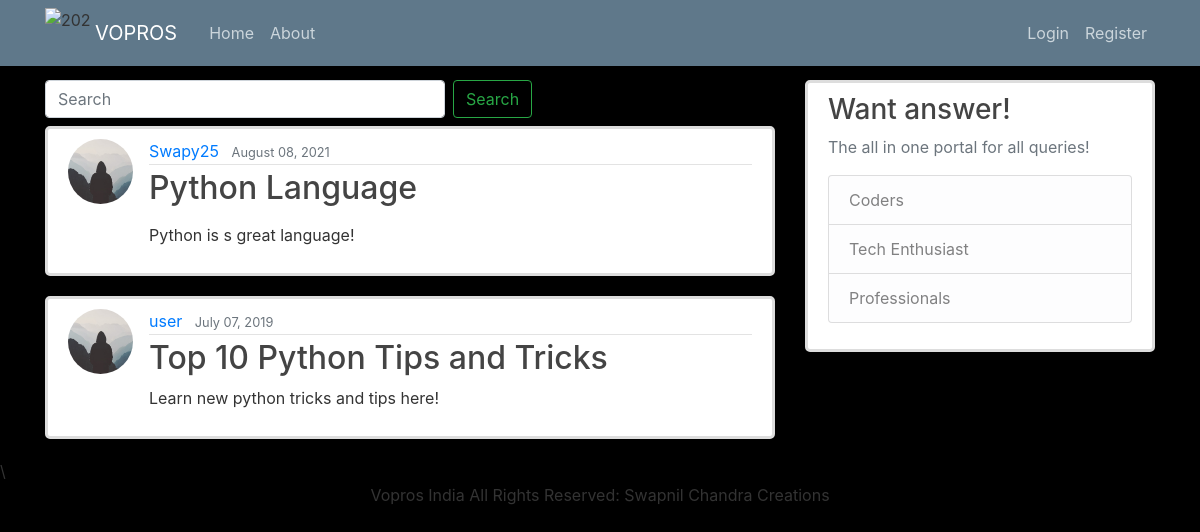
The page / on the database its author committed.
### blog/models.py (models this page shows, shortened)
class Post(models.Model):
    author = models.ForeignKey(
        settings.AUTH_USER_MODEL, on_delete=models.CASCADE)
    title = models.CharField(max_length=100)
    content = models.TextField()
    liked = models.ManyToManyField(
        settings.AUTH_USER_MODEL, blank=True, related_name='liked')
    date_posted = models.DateTimeField(default=timezone.now)
    objects = PostManager()
    class Meta:
        ordering = ('-date_posted', )

### users/models.py (models this page shows, shortened)
class Profile(models.Model):
    user = models.OneToOneField(User, on_delete=models.CASCADE)
    image = models.ImageField(default='default.jpg', upload_to='profile_pics')

### blog/views.py (the view)
# urls.py: path('', PostListView.as_view(), name='index'),
class PostListView(ListView):
    model = Post
    template_name = 'blog/index.html'
    context_object_name = 'posts'
    paginate_by = 5
    def get_queryset(self):
        try:
            keyword = self.request.GET['q']
        except:
            keyword = ''
        if (keyword != ''):
            object_list = self.model.objects.filter(
                Q(content__icontains=keyword) | Q(title__icontains=keyword))
        else:
            object_list = self.model.objects.all()
        return object_list

### blog/templates/blog/index.html (shortened to what this page needs)
{% extends "blog/base.html" %}
{% block content %}
<form class="form-inline my-2 my-lg-0 pb-2">
    <input class="form-control mr-sm-2" name="q" type="search" placeholder="Search" aria-label="Search" style="width: 400px">
    <input class="btn btn-outline-success my-2 my-sm-0" type="submit" value="Search">
</form>
    {% for post in posts %}
        <article class="media content-section">
          <img class="rounded-circle article-img" src="{{ post.author.profile.image.url }}">
          <div class="media-body">
            <div class="article-metadata">
              <a class="mr-2" href="{% url 'user_posts' post.author.username %}">{{ post.author }}</a>
              <small class="text-muted">{{ post.date_posted|date:"F d, Y" }}</small>
            </div>
          <h2><a class="article-title" href="{% url 'post_detail' post.pk %}">{{ post.title }}</a></h2>
            <p class="article-content">{{ post.content|safe }}</p>
          </div>
        </article>
    {% endfor %}
{% endblock content %}

### blog/templates/blog/base.html (shortened to what this page needs)
{% load static %}
<!DOCTYPE html>
<html>
<head>
  <link rel="stylesheet" href="https://maxcdn.bootstrapcdn.com/bootstrap/4.0.0/css/bootstrap.min.css"
>
  <link rel="stylesheet" href="https://use.fontawesome.com/releases/v5.6.3/css/all.css"
>
  <link rel="stylesheet" href="//cdn.jsdelivr.net/npm/medium-editor@latest/dist/css/medium-editor.min.css"
    type="text/css" media="screen" charset="utf-8">
  <link rel="stylesheet" type="text/css" href="{% static 'css/main.css' %}">
</head>
<body>
  <header class="site-header">
    <nav class="navbar navbar-expand-md navbar-dark bg-steel fixed-top">
      <div class="container">
        <img src="https://i.ibb.co/QjqTfSg/202.png" alt="202" border="0" width="50px" height="50px">
        <a class="navbar-brand mr-4" href="{% url 'index' %}">VOPROS</a>
        <div class="collapse navbar-collapse" id="navbarToggle">
          <div class="navbar-nav mr-auto">
            <a class="nav-item nav-link" href="{% url 'index' %}">Home</a>
            <a class="nav-item nav-link" href="{% url 'about' %}">About</a>
          </div>
          <div class="navbar-nav">
            {% if user.is_authenticated %}
            <a class="nav-item nav-link" href="{% url 'post_create' %}">New Post</a>
            <a class="nav-item nav-link" href="{% url 'profile' %}">Profile</a>
            <a class="nav-item nav-link" href="{% url 'logout' %}">Logout</a>
            {% else %}
            <a class="nav-item nav-link" href="{% url 'login' %}">Login</a>
            <a class="nav-item nav-link" href="{% url 'register' %}">Register</a>
            {% endif %}
          </div>
        </div>
      </div>
    </nav>
  </header>
  <main role="main" class="container">
    <div class="row">
      <div class="col-md-8">
        {% block content %}{% endblock %}
      </div>
      <div class="col-md-4">
        <div class="content-section">
          <h3>Want answer!</h3>
          <p class='text-muted'>The all in one portal for all queries!
            <ul class="list-group">
              <li class="list-group-item list-group-item-light">Coders</li>
              <li class="list-group-item list-group-item-light">Tech Enthusiast</li>
              <li class="list-group-item list-group-item-light">Professionals</li>
            </ul>
          </p>
        </div>
      </div>
    </div>
  </main>
  <script src="{% static 'js/main.js' %}"></script>\
  <center>
    <div>
        <p>Vopros India All Rights Reserved: Swapnil Chandra Creations</p>
    </div>
  </center>
</body>
</html>

### web/static/css/main.css (style rules this page uses)
body { background: #000000; color: #333333; margin-top: 5rem; }
h1, h2, h3, h4, h5, h6 { color: #444444; }
ul { margin: 0; }
.bg-steel { background-color: #5f788a; }
.site-header .navbar-nav .nav-link { color: #cbd5db; }
.content-section { background: #ffffff; padding: 10px 20px; border: 3px solid #dddddd; border-radius: 5px; margin-bottom: 20px; }
.article-title { color: #444444; }
.article-content { white-space: pre-line; }
.article-img { height: 65px; width: 65px; margin-right: 16px; }
.article-metadata { padding-bottom: 1px; margin-bottom: 4px; border-bottom: 1px solid #e3e3e3 }

### rows shown on the page
Post: author.profile.image (placeholder picture), author "Swapy25", date_posted "August 08, 2021", title "Python Language", content "Python is s great language!"
Post: author.profile.image (placeholder picture), author "user", date_posted "July 07, 2019", title "Top 10 Python Tips and Tricks", content "Learn new python tricks and tips here!"
